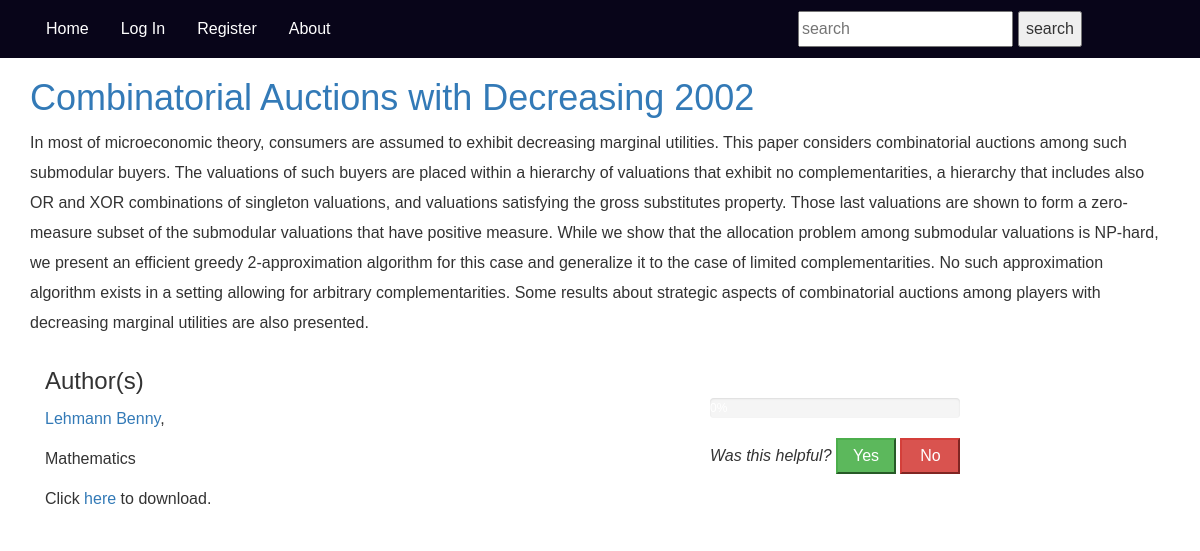
Screenshot of /article.php?id=12 with the database file from the repository.
### tables this page shows
CREATE TABLE `articles` (
  `inf_article_id` int(11) NOT NULL,
  `inf_article_title` varchar(255) NOT NULL,
  `inf_article_description` mediumtext NOT NULL,
  `inf_article_url` varchar(511) NOT NULL,
  `inf_user_id` int(11) NOT NULL,
  `inf_approved` int(11) NOT NULL
);

CREATE TABLE `authors` (
  `inf_article_id` int(11) NOT NULL,
  `inf_Author_id` int(11) NOT NULL,
  `inf_Author_first_name` varchar(255) NOT NULL,
  `inf_Author_last_name` varchar(255) NOT NULL
);

CREATE TABLE `article_category` (
  `inf_article_category` varchar(255) NOT NULL,
  `inf_article_id` int(11) NOT NULL,
  `inf_article_category_id` int(11) NOT NULL
);

### article.php (the view, shortened to what this page needs)
<?php
	include 'functions.php';
?>
<!DOCTYPE html>
<html>
<head>
	<link rel="stylesheet" href="https://maxcdn.bootstrapcdn.com/bootstrap/3.3.7/css/bootstrap.min.css">
    <link rel="stylesheet" type="text/css" href="style/style.css">
</head>
<body>
<nav id="navigation">
  	<ul style = "background-color: #080519;">
  		<div style = "background-color: #080519;" class = "container">
  			<li><a href="index.php">Home</a></li>
  			<?php toggleLogInLogOut(); ?>
	    	<li><a href="about.php">About</a></li>
	  		<form method = 'get' action = "index.php">
		  		<li style="float:right"><input type="submit" value = "search" style = "margin-top : 11px; margin-right:88px;" name="search_bar" placeholder="Information Systems"></li>
		   		<li style="float:right"><input type="text" style = "margin-top : 11px; margin-right: 5px;" name="search_bar" placeholder="search"></li>
	   		</form>
		</div>
  	</ul>
</nav>
<main>
	<div class = "container">
		<p align = "center"><?php
	  		echoCurrentArticle($_GET["id"]);
	  	?></p>
		<div class = "col-md-7">
			<span id = "credits" style="">
		  		<h3>Author(s)</h3>
		  		<p><?php echo getAuthorsOfArticle($_GET['id']); ?></p>
		  		<p><?php echo getArticleCategoryById($_GET['id']); ?></p>
		  		<p>Click <a <?php echo 'href = "'. getArticlePath($_GET["id"]) .'"' ?>>here</a> to download.</p>
		  	</span>
		</div>
		<div class = "col-md-5">
			<div class = "progress" style = "width : 250px; margin-top: 50px;">
		  	</div>
		  	<form method = "post">
			  	<i>Was this helpful?</i>
			  	<button style = "width:60px;" class = "btn-success" type="submit" name="yes">Yes</button>
			  	<button style = "width:60px;" class = "btn-danger" type="submit" name="no">No</button>
		  	</form>
	  	</div>
	</div>
</main>
</body>
</html>

### functions.php (shortened to what this page needs)
<?php
	function selectDataFromDBQuery($conn, $query){
		$result = $conn->query($query);
		return $result;
	}
	function createConnectionToDatabase(){
		$servername = "localhost";
		$db_username = "root";
		$db_password = "";
		$dbname = "inf_sys";
		$conn =new mysqli($servername, $db_username, $db_password, $dbname);
		return $conn;
	}
	function toggleLogInLogOut(){
		if (isset($_SESSION["email"])){
			echo '<li id = "profile"><a href="profile.php" >Profile</a></li>';
			echo '<li id = "logout_li"><a href="logout.php" >LogOut</a></li>';
		}
		else {
			echo '<li id = "login_li"><a href="#" data-toggle = "modal" data-target = "#login_modal">Log In</a></li>';
			echo '<li id = "register_li"><a href="#" data-toggle = "modal" data-target = "#register_modal">Register</a></li>';
		}
	}
	function getArticleCategoryById($id){
		$conn = createConnectionToDatabase();
		$query = "select * from article_category where inf_article_id = '$id'";
		$result = selectDataFromDBQuery($conn, $query);
		while($row = $result->fetch_assoc()){
			$inf_article_category = $row["inf_article_category"];
	  	}
	  	if (isset($inf_article_category)){
	  		return $inf_article_category;
	  	}
	  	else{
	  		return "No category Specified";
	  	}
	}
	function echoCurrentArticle($article_id){
		$conn = createConnectionToDatabase();
		$query = "select * from articles where inf_article_id = '$article_id'";
		$result = selectDataFromDBQuery($conn, $query);
		while($row = $result->fetch_assoc()){
			$inf_article_title = $row["inf_article_title"];
			$inf_article_description = $row["inf_article_description"];
			$inf_article_id = $row["inf_article_id"];
			echo '<article>
	    	<h1><a class = "article_title" href="article.php?id='.$inf_article_id.'">'.$inf_article_title.'</a></h1>
	    	<p>'.$inf_article_description.'</p>
	  	</article>';
	  	}
	}
	function getAuthorsOfArticle($article_id){
		$conn = createConnectionToDatabase();
		$query = "select * from authors where inf_article_id = '$article_id'";
		$result = selectDataFromDBQuery($conn, $query);
		$authors = "";
		while($row = $result->fetch_assoc()){
			$inf_author_first_name = $row["inf_Author_first_name"];
			$inf_author_last_name = $row["inf_Author_last_name"];
			$inf_author_id = $row["inf_Author_id"];
			$authors = $authors . ' '. '<a href = "author.php?id='.$inf_author_id.'">'.$inf_author_last_name . ' '. $inf_author_first_name.'</a>,';
		}
		return $authors;
	}
	function getArticlePath($article_id){
		$conn = createConnectionToDatabase();
		$query = "select * from articles where inf_article_id = '$article_id'";
		$result = selectDataFromDBQuery($conn, $query);
		while($row = $result->fetch_assoc()){
			$article_path = $row["inf_article_url"];
		}
		return $article_path;
	}
?>

### style/style.css (style rules this page uses)
* { box-sizing: border-box; }
html { font-size: 62.5%; }
body { margin: 0; opacity: 0; font: 1.6rem/1.875 'Avenir Next', sans-serif; }
body.loaded { opacity: 1; transition: 1s opacity; }
ul { list-style-type: none; margin: 0; padding: 0; overflow: hidden; background-color: #333; }
li { float: left; }
li a { display: block; color: white; text-align: center; padding: 14px 16px; text-decoration: none; }

### rows the page displays
articles: inf_article_title "Combinatorial Auctions with Decreasing 2002", inf_article_description "In most of microeconomic theory, consumers are assumed to exhibit decreasing marginal utilities. This paper considers combinatorial auctions among such submodular buyers. The valuations of such buyers are placed within a hierarchy of valuations that exhibit no complementarities, a hierarchy that includes also OR and XOR combinations of singleton valuations, and valuations satisfying the gross substitutes property. Those last valuations are shown to form a zero-measure subset of the submodular valuations that have positive measure. While we show that the allocation problem among submodular valuations is NP-hard, we present an efficient greedy 2-approximation algorithm for this case and…"
authors: inf_Author_last_name "Lehmann", inf_Author_first_name "Benny"
article_category: inf_article_category "Mathematics"
